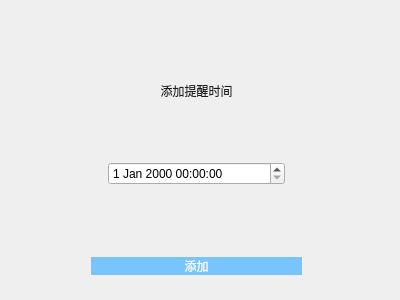
<?xml version="1.0" encoding="UTF-8"?>
<ui version="4.0">
 <class>add_reminder</class>
 <widget class="QDialog" name="add_reminder">
  <property name="geometry">
   <rect>
    <x>0</x>
    <y>0</y>
    <width>400</width>
    <height>300</height>
   </rect>
  </property>
  <property name="windowTitle">
   <string>Dialog</string>
  </property>
  <widget class="QWidget" name="verticalLayoutWidget">
   <property name="geometry">
    <rect>
     <x>10</x>
     <y>20</y>
     <width>373</width>
     <height>261</height>
    </rect>
   </property>
   <layout class="QVBoxLayout" name="verticalLayout" stretch="2,2,1,2">
    <property name="sizeConstraint">
     <enum>QLayout::SetNoConstraint</enum>
    </property>
    <property name="leftMargin">
     <number>10</number>
    </property>
    <property name="topMargin">
     <number>5</number>
    </property>
    <property name="rightMargin">
     <number>10</number>
    </property>
    <property name="bottomMargin">
     <number>5</number>
    </property>
    <item>
     <widget class="QLabel" name="label">
      <property name="styleSheet">
       <string notr="true">font: 20 14pt '微软雅黑 Light';
color: rgb(31,31,31);</string>
      </property>
      <property name="text">
       <string>添加提醒时间</string>
      </property>
      <property name="alignment">
       <set>Qt::AlignCenter</set>
      </property>
     </widget>
    </item>
    <item>
     <layout class="QHBoxLayout" name="horizontalLayout" stretch="1,2,1">
      <property name="sizeConstraint">
       <enum>QLayout::SetNoConstraint</enum>
      </property>
      <item>
       <spacer name="horizontalSpacer">
        <property name="orientation">
         <enum>Qt::Horizontal</enum>
        </property>
        <property name="sizeHint" stdset="0">
         <size>
          <width>40</width>
          <height>20</height>
         </size>
        </property>
       </spacer>
      </item>
      <item>
       <widget class="QDateTimeEdit" name="reminder_datetime"/>
      </item>
      <item>
       <spacer name="horizontalSpacer_5">
        <property name="orientation">
         <enum>Qt::Horizontal</enum>
        </property>
        <property name="sizeHint" stdset="0">
         <size>
          <width>40</width>
          <height>20</height>
         </size>
        </property>
       </spacer>
      </item>
     </layout>
    </item>
    <item>
     <spacer name="verticalSpacer">
      <property name="orientation">
       <enum>Qt::Vertical</enum>
      </property>
      <property name="sizeHint" stdset="0">
       <size>
        <width>20</width>
        <height>35</height>
       </size>
      </property>
     </spacer>
    </item>
    <item>
     <layout class="QHBoxLayout" name="horizontalLayout_2" stretch="1,3,1">
      <property name="sizeConstraint">
       <enum>QLayout::SetNoConstraint</enum>
      </property>
      <item>
       <spacer name="horizontalSpacer_3">
        <property name="orientation">
         <enum>Qt::Horizontal</enum>
        </property>
        <property name="sizeHint" stdset="0">
         <size>
          <width>40</width>
          <height>20</height>
         </size>
        </property>
       </spacer>
      </item>
      <item>
       <widget class="QPushButton" name="btn_create">
        <property name="styleSheet">
         <string notr="true">QPushButton{
font: 25 14pt '微软雅黑 Light';
color: rgb(255,255,255);
background-color: rgb(120,196,255);
border: none;border-radius:15px;
}QPushButton:hover{
background-color: rgb(22,218,208);
}
QPushButton:pressed{
background-color: rgb(17,171,164);
}</string>
        </property>
        <property name="text">
         <string>添加</string>
        </property>
       </widget>
      </item>
      <item>
       <spacer name="horizontalSpacer_4">
        <property name="orientation">
         <enum>Qt::Horizontal</enum>
        </property>
        <property name="sizeHint" stdset="0">
         <size>
          <width>40</width>
          <height>20</height>
         </size>
        </property>
       </spacer>
      </item>
     </layout>
    </item>
   </layout>
  </widget>
 </widget>
 <resources/>
 <connections/>
</ui>
